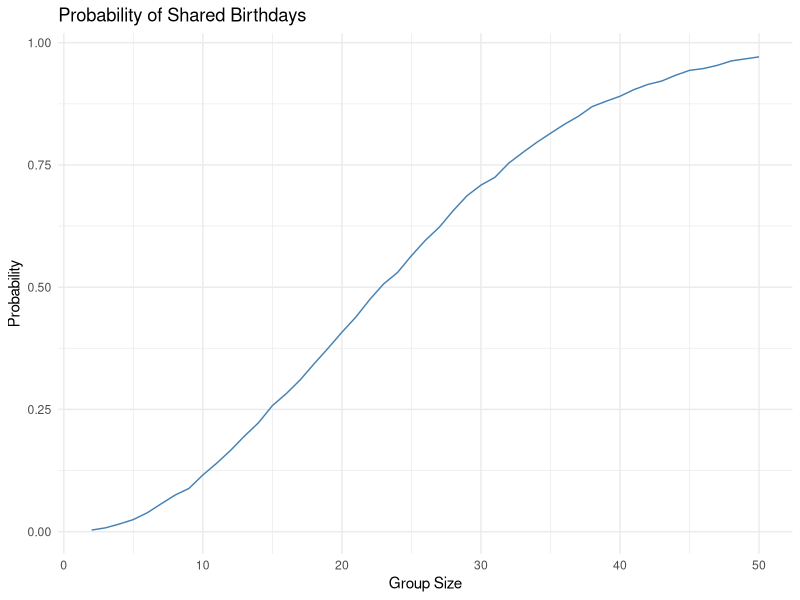

The R script that drew this image: (Note: this script raises an error after producing the figure.)
## ---- chunk 1

library(tidyverse)
library(broom)

set.seed(123)


birthday_sim = function(n) {
  birthdays = sample(1:365, size = n, replace = TRUE)

  any(duplicated(birthdays))
}


birthday_results = tibble(
  group_size = 2:50
) |>
  mutate(
    prob = map_dbl(
      group_size,
      \(n) mean(replicate(10000, birthday_sim(n)))
    )
  )


birthday_results |>
  ggplot(aes(x = group_size, y = prob)) +
  geom_line(color = "steelblue") +
  labs(
    title = "Probability of Shared Birthdays",
    x = "Group Size",
    y = "Probability"
  ) +
  theme_minimal()

## ---- chunk 2

longitudinal_df = tibble(
  file_name = list.files(
    path = "data",
    pattern = "\\.csv$",
    full.names = TRUE
  )
)


longitudinal_df = longitudinal_df |>
  mutate(
    data = map(file_name, read_csv, show_col_types = FALSE)
  )


longitudinal_df = longitudinal_df |>
  mutate(
    file_name = basename(file_name),
    arm = str_extract(file_name, "^(con|exp)"),
    subject_id = str_extract(file_name, "\\d+")
  ) |>
  select(-file_name) |>
  unnest(data) |>
  pivot_longer(
    cols = starts_with("week_"),
    names_to = "week",
    values_to = "observation"
  ) |>
  mutate(
    arm = recode(
      arm,
      "con" = "Control",
      "exp" = "Experimental"
    ),
    week = as.numeric(str_remove(week, "week_"))
  )


longitudinal_df |>
  ggplot(
    aes(
      x = week,
      y = observation,
      group = interaction(arm, subject_id),
      color = arm
    )
  ) +
  geom_line(alpha = 0.7) +
  geom_point(size = 1) +
  labs(
    title = "Observations Over Time by Study Arm",
    x = "Week",
    y = "Observation",
    color = "Study Arm"
  ) +
  theme_minimal()

## ---- chunk 3

sim_t_test = function(mu) {

  sim_data = rnorm(
    n = 30,
    mean = mu,
    sd = 5
  )

  t.test(sim_data, mu = 0) |>
    broom::tidy() |>
    select(estimate, p.value)
}

sim_results = expand_grid(
  true_mu = 0:6,
  iter = 1:5000
) |>
  mutate(
    results = map(true_mu, sim_t_test)
  ) |>
  unnest(results)


power_results = sim_results |>
  group_by(true_mu) |>
  summarize(
    power = mean(p.value < 0.05),
    .groups = "drop"
  )

power_results |>
  ggplot(aes(x = true_mu, y = power)) +
  geom_line(color = "steelblue") +
  geom_point() +
  labs(
    title = "Power vs True Mean",
    x = "True Mean",
    y = "Power"
  ) +
  theme_minimal()


mean_results = sim_results |>
  group_by(true_mu) |>
  summarize(
    mean_all = mean(estimate),
    mean_rejected = mean(estimate[p.value < 0.05]),
    .groups = "drop"
  )

mean_results |>
  pivot_longer(
    cols = c(mean_all, mean_rejected),
    names_to = "estimate_type",
    values_to = "mean_estimate"
  ) |>
  ggplot(
    aes(
      x = true_mu,
      y = mean_estimate,
      color = estimate_type
    )
  ) +
  geom_line() +
  geom_point() +
  geom_abline(
    slope = 1,
    intercept = 0,
    linetype = "dashed"
  ) +
  labs(
    title = "Estimated Mean vs True Mean",
    x = "True Mean",
    y = "Average Estimated Mean",
    color = "Estimate Type"
  ) +
  theme_minimal()
